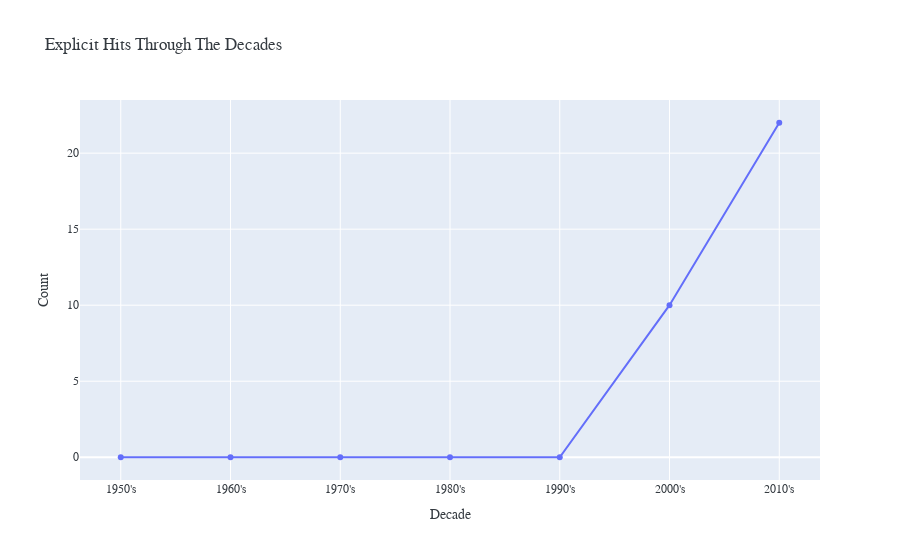

The code cell stored with this chart in its notebook:
### Code cell
fig = px.line(df, x="Decade", y="Count", title='Explicit Hits Through The Decades')
fig.data[0].update(mode='markers+lines')
fig.update_layout(font=dict(family="Helvetica", color="#343a40", size=12))
fig.show()

### Figure 1 — Plotly figure (JSON) as saved in the notebook; plotly's stock layout.template omitted (floating-point values rounded to 4 significant figures)
{"data": [{"hovertemplate": "Decade=%{x}<br>Count=%{y}<extra></extra>", "legendgroup": "", "line": {"color": "#636efa", "dash": "solid"}, "mode": "markers+lines", "name": "", "orientation": "v", "showlegend": false, "type": "scatter", "x": ["1950's", "1960's", "1970's", "1980's", "1990's", "2000's", "2010's"], "xaxis": "x", "y": [0, 0, 0, 0, 0, 10, 22], "yaxis": "y"}], "layout": {"font": {"color": "#343a40", "family": "Helvetica", "size": 12}, "legend": {"tracegroupgap": 0}, "title": {"text": "Explicit Hits Through The Decades"}, "xaxis": {"anchor": "y", "domain": [0, 1], "title": {"text": "Decade"}}, "yaxis": {"anchor": "x", "domain": [0, 1], "title": {"text": "Count"}}}}
